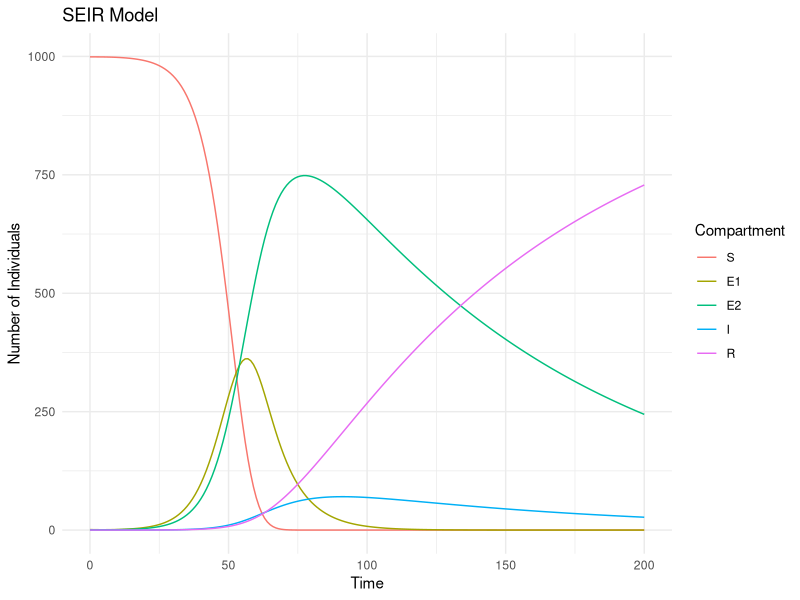

Reproduce this figure in R.
# Load necessary libraries
library(deSolve)
library(ggplot2)
library(reshape2)

# Define the SEIR model
seir_model <- function(time, state, parameters) {
  with(as.list(c(state, parameters)), {
    dS <- -beta * S * I
    dE1 <- beta * S * I - sigma * E1
    dE2 <- sigma * E1 - gamma * E2
    dI <- gamma * E2 - lambda * I
    dR <- lambda * I
    return(list(c(dS, dE1, dE2, dI, dR)))
  })
}

par(las=F)

# Initial state and parameters
initial_state <- c(S = 999, E1 = 1, E2 = 0, I = 0, R = 0)
parameters <- c(beta = 0.01, sigma = 0.1, gamma = 0.01, lambda = 0.1)
times <- seq(0, 200, by = 1)

# Solve the model
output <- ode(y = initial_state, times = times, func = seir_model, parms = parameters)

# Convert output to a data frame
output_df <- as.data.frame(output)

# Reshape for ggplot2
output_melted <- melt(output_df, id.vars = "time")

# Plot using ggplot2
ggplot(output_melted, aes(x = time, y = value, color = variable)) +
  geom_line() +
  labs(x = "Time", y = "Number of Individuals", color = "Compartment") +
  ggtitle("SEIR Model") +
  theme_minimal()
